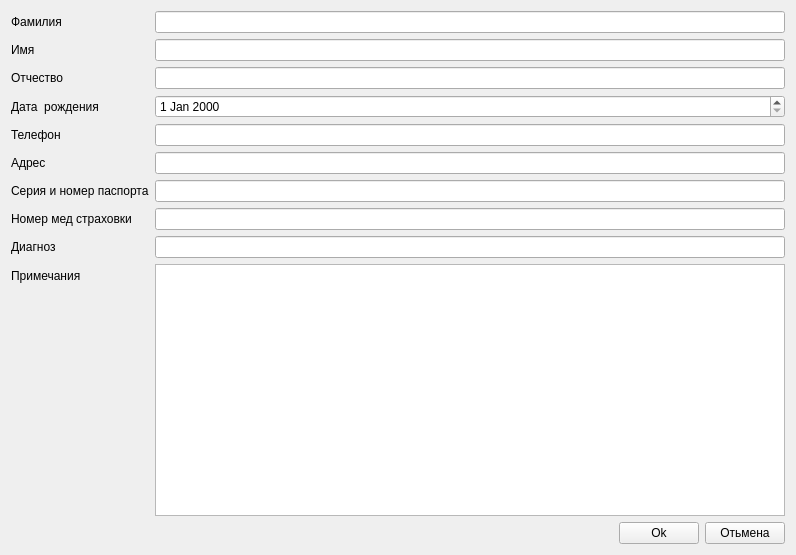
<?xml version="1.0" encoding="UTF-8"?>
<ui version="4.0">
 <class>AddPatiets</class>
 <widget class="QWidget" name="AddPatiets">
  <property name="geometry">
   <rect>
    <x>0</x>
    <y>0</y>
    <width>796</width>
    <height>555</height>
   </rect>
  </property>
  <property name="windowTitle">
   <string>Form</string>
  </property>
  <layout class="QFormLayout" name="formLayout">
   <item row="0" column="0">
    <widget class="QLabel" name="label">
     <property name="text">
      <string>Фамилия</string>
     </property>
    </widget>
   </item>
   <item row="0" column="1">
    <widget class="QLineEdit" name="LastName_Edit"/>
   </item>
   <item row="1" column="0">
    <widget class="QLabel" name="label_2">
     <property name="text">
      <string>Имя</string>
     </property>
    </widget>
   </item>
   <item row="1" column="1">
    <widget class="QLineEdit" name="Name_Edit"/>
   </item>
   <item row="2" column="0">
    <widget class="QLabel" name="FatherName_label">
     <property name="text">
      <string>Отчество</string>
     </property>
    </widget>
   </item>
   <item row="2" column="1">
    <widget class="QLineEdit" name="FatherNameEdit"/>
   </item>
   <item row="4" column="0">
    <widget class="QLabel" name="label_4">
     <property name="text">
      <string>Телефон</string>
     </property>
    </widget>
   </item>
   <item row="4" column="1">
    <widget class="QLineEdit" name="Phone_Edit"/>
   </item>
   <item row="5" column="0">
    <widget class="QLabel" name="label_5">
     <property name="text">
      <string>Адрес</string>
     </property>
    </widget>
   </item>
   <item row="5" column="1">
    <widget class="QLineEdit" name="Addres_Edit"/>
   </item>
   <item row="6" column="0">
    <widget class="QLabel" name="label_6">
     <property name="text">
      <string>Серия и номер паспорта</string>
     </property>
    </widget>
   </item>
   <item row="6" column="1">
    <widget class="QLineEdit" name="Pasport_Edit"/>
   </item>
   <item row="7" column="0">
    <widget class="QLabel" name="label_7">
     <property name="text">
      <string>Номер мед страховки</string>
     </property>
    </widget>
   </item>
   <item row="7" column="1">
    <widget class="QLineEdit" name="Med_Edit"/>
   </item>
   <item row="8" column="0">
    <widget class="QLabel" name="label_8">
     <property name="text">
      <string>Диагноз</string>
     </property>
    </widget>
   </item>
   <item row="8" column="1">
    <widget class="QLineEdit" name="Diagnosys_Edit"/>
   </item>
   <item row="10" column="1">
    <widget class="QTextEdit" name="Nodes_edit"/>
   </item>
   <item row="10" column="0">
    <widget class="QLabel" name="label_9">
     <property name="text">
      <string>Примечания</string>
     </property>
    </widget>
   </item>
   <item row="12" column="1">
    <layout class="QHBoxLayout" name="horizontalLayout">
     <item>
      <spacer name="horizontalSpacer">
       <property name="orientation">
        <enum>Qt::Horizontal</enum>
       </property>
       <property name="sizeHint" stdset="0">
        <size>
         <width>40</width>
         <height>20</height>
        </size>
       </property>
      </spacer>
     </item>
     <item>
      <widget class="QPushButton" name="OK_Button">
       <property name="text">
        <string>Ok</string>
       </property>
      </widget>
     </item>
     <item>
      <widget class="QPushButton" name="Chane_Button">
       <property name="text">
        <string>Отьмена</string>
       </property>
      </widget>
     </item>
    </layout>
   </item>
   <item row="3" column="1">
    <widget class="QDateEdit" name="dateEdit"/>
   </item>
   <item row="3" column="0">
    <widget class="QLabel" name="label_3">
     <property name="text">
      <string>Дата  рождения</string>
     </property>
    </widget>
   </item>
  </layout>
 </widget>
 <resources/>
 <connections/>
</ui>
